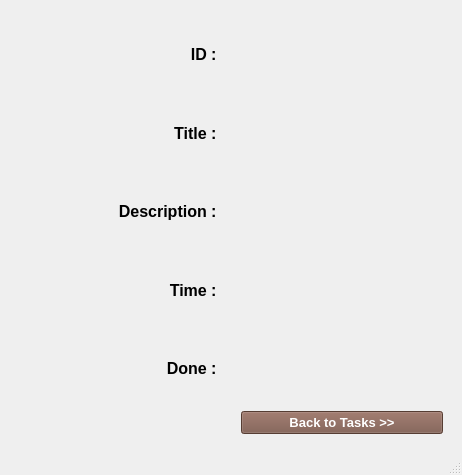
<?xml version="1.0" encoding="UTF-8"?>
<ui version="4.0">
 <class>MainWindow</class>
 <widget class="QMainWindow" name="MainWindow">
  <property name="geometry">
   <rect>
    <x>0</x>
    <y>0</y>
    <width>462</width>
    <height>475</height>
   </rect>
  </property>
  <property name="sizePolicy">
   <sizepolicy hsizetype="Fixed" vsizetype="Fixed">
    <horstretch>0</horstretch>
    <verstretch>0</verstretch>
   </sizepolicy>
  </property>
  <property name="windowTitle">
   <string>Detail</string>
  </property>
  <property name="windowIcon">
   <iconset>
    <normaloff>images/detail_icon.png</normaloff>images/detail_icon.png</iconset>
  </property>
  <widget class="QWidget" name="centralwidget">
   <property name="sizePolicy">
    <sizepolicy hsizetype="Fixed" vsizetype="Fixed">
     <horstretch>0</horstretch>
     <verstretch>0</verstretch>
    </sizepolicy>
   </property>
   <layout class="QGridLayout" name="gridLayout">
    <item row="0" column="0">
     <layout class="QGridLayout" name="gridLayout_2">
      <property name="leftMargin">
       <number>10</number>
      </property>
      <property name="topMargin">
       <number>10</number>
      </property>
      <property name="rightMargin">
       <number>10</number>
      </property>
      <property name="bottomMargin">
       <number>10</number>
      </property>
      <property name="horizontalSpacing">
       <number>20</number>
      </property>
      <property name="verticalSpacing">
       <number>7</number>
      </property>
      <item row="1" column="0">
       <widget class="QLabel" name="label">
        <property name="font">
         <font>
          <pointsize>12</pointsize>
          <bold>true</bold>
         </font>
        </property>
        <property name="text">
         <string>Title : </string>
        </property>
        <property name="alignment">
         <set>Qt::AlignRight|Qt::AlignTrailing|Qt::AlignVCenter</set>
        </property>
       </widget>
      </item>
      <item row="2" column="0">
       <widget class="QLabel" name="label_2">
        <property name="font">
         <font>
          <pointsize>12</pointsize>
          <bold>true</bold>
         </font>
        </property>
        <property name="text">
         <string>Description : </string>
        </property>
        <property name="alignment">
         <set>Qt::AlignRight|Qt::AlignTrailing|Qt::AlignVCenter</set>
        </property>
       </widget>
      </item>
      <item row="1" column="1">
       <widget class="QLabel" name="title_label">
        <property name="font">
         <font>
          <pointsize>12</pointsize>
         </font>
        </property>
        <property name="text">
         <string/>
        </property>
       </widget>
      </item>
      <item row="2" column="1">
       <widget class="QLabel" name="description_label">
        <property name="font">
         <font>
          <pointsize>12</pointsize>
         </font>
        </property>
        <property name="text">
         <string/>
        </property>
       </widget>
      </item>
      <item row="0" column="0">
       <widget class="QLabel" name="label_3">
        <property name="font">
         <font>
          <pointsize>12</pointsize>
          <bold>true</bold>
         </font>
        </property>
        <property name="text">
         <string>ID : </string>
        </property>
        <property name="alignment">
         <set>Qt::AlignRight|Qt::AlignTrailing|Qt::AlignVCenter</set>
        </property>
       </widget>
      </item>
      <item row="0" column="1">
       <widget class="QLabel" name="id_label">
        <property name="font">
         <font>
          <pointsize>12</pointsize>
         </font>
        </property>
        <property name="text">
         <string/>
        </property>
       </widget>
      </item>
      <item row="6" column="0">
       <widget class="QLabel" name="label_5">
        <property name="font">
         <font>
          <pointsize>12</pointsize>
          <bold>true</bold>
         </font>
        </property>
        <property name="text">
         <string>Done : </string>
        </property>
        <property name="alignment">
         <set>Qt::AlignRight|Qt::AlignTrailing|Qt::AlignVCenter</set>
        </property>
       </widget>
      </item>
      <item row="6" column="1">
       <widget class="QLabel" name="done_label">
        <property name="font">
         <font>
          <pointsize>12</pointsize>
         </font>
        </property>
        <property name="text">
         <string/>
        </property>
       </widget>
      </item>
      <item row="3" column="1">
       <widget class="QLabel" name="time_label">
        <property name="font">
         <font>
          <pointsize>12</pointsize>
         </font>
        </property>
        <property name="text">
         <string/>
        </property>
       </widget>
      </item>
      <item row="3" column="0">
       <widget class="QLabel" name="label_4">
        <property name="font">
         <font>
          <pointsize>12</pointsize>
          <bold>true</bold>
         </font>
        </property>
        <property name="text">
         <string>Time : </string>
        </property>
        <property name="alignment">
         <set>Qt::AlignRight|Qt::AlignTrailing|Qt::AlignVCenter</set>
        </property>
       </widget>
      </item>
      <item row="7" column="0">
       <layout class="QHBoxLayout" name="horizontalLayout"/>
      </item>
      <item row="7" column="1">
       <widget class="QPushButton" name="back_btn">
        <property name="font">
         <font>
          <pointsize>10</pointsize>
          <bold>true</bold>
         </font>
        </property>
        <property name="styleSheet">
         <string notr="true">background-color: rgb(121, 85, 72);
color: rgb(255, 255, 255);</string>
        </property>
        <property name="text">
         <string>Back to Tasks &gt;&gt;</string>
        </property>
       </widget>
      </item>
     </layout>
    </item>
   </layout>
  </widget>
  <widget class="QMenuBar" name="menubar">
   <property name="geometry">
    <rect>
     <x>0</x>
     <y>0</y>
     <width>462</width>
     <height>22</height>
    </rect>
   </property>
  </widget>
  <widget class="QStatusBar" name="statusbar"/>
 </widget>
 <resources/>
 <connections/>
</ui>
